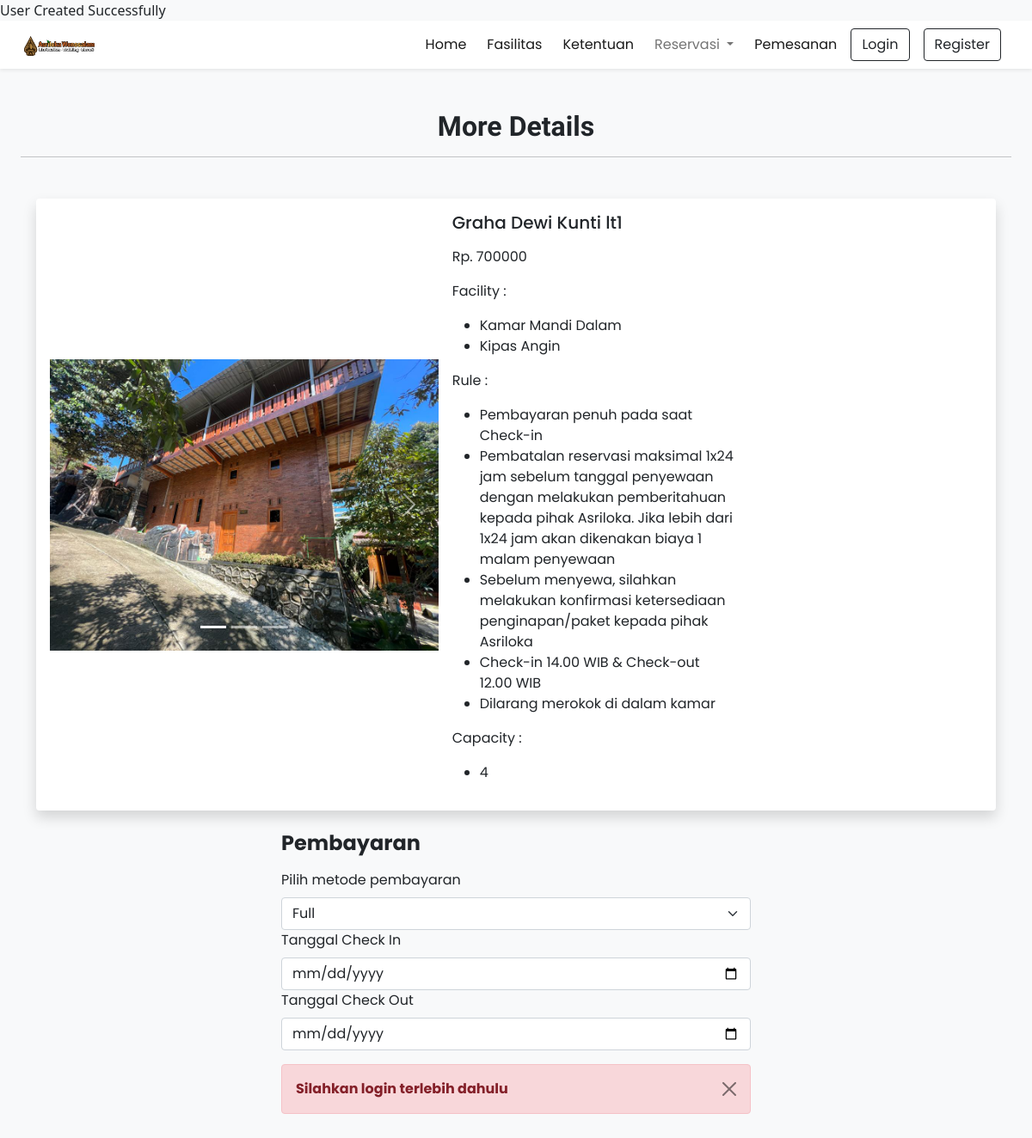
/details?type=room&id=73, run on the app's committed database.
### tables this page shows
CREATE TABLE `room` (
  `id` int(11) NOT NULL,
  `name` varchar(191) NOT NULL,
  `description` varchar(191) DEFAULT NULL,
  `price` double NOT NULL,
  `rating` double NOT NULL DEFAULT 0,
  `isReady` tinyint(1) NOT NULL DEFAULT 0,
  `picture` varchar(191) DEFAULT NULL
);

CREATE TABLE `picture` (
  `id` int(11) NOT NULL,
  `name` varchar(191) DEFAULT NULL
);

CREATE TABLE `facility` (
  `id` int(11) NOT NULL,
  `picture` varchar(191) NOT NULL,
  `name` varchar(191) NOT NULL,
  `description` varchar(191) NOT NULL,
  `isGeneral` tinyint(1) NOT NULL DEFAULT 1
);

CREATE TABLE `rule` (
  `id` int(11) NOT NULL,
  `isGeneral` tinyint(1) NOT NULL DEFAULT 1,
  `description` varchar(191) NOT NULL
);

CREATE TABLE `capacity` (
  `id` int(11) NOT NULL,
  `name` varchar(191) NOT NULL,
  `description` varchar(191) NOT NULL
);

### details.php (the view, shortened to what this page needs)
<!DOCTYPE html>
<html lang="en">
<head>
    <?php require('inc/links.php'); ?>
</head>
<body class="bg-light">
    <?php require('inc/header.php'); ?>
    <div class="my-5 px-4">
        <h2 class="fw-bold h-font text-center">More Details</h2>
        <hr>
    </div>
    <div class="container">
        <?php
        $type = '';
        $id = '';
        if (isset($_GET['type']) && isset($_GET['id'])) {
            $type = $_GET['type'];
            $id = $_GET['id'];
        }
        if ($type == 'room') {
            $sql = "SELECT * FROM room WHERE id = $id";
            $res = mysqli_query($conn, $sql);
            $room = mysqli_fetch_assoc($res);
            $sql = "SELECT f.* FROM facilityonroom fr
            JOIN facility f ON fr.facilityId = f.id
            WHERE fr.roomId = $id";
            $res = mysqli_query($conn, $sql);
            $facility = [];
            while ($row = mysqli_fetch_assoc($res)) {
                $facility[] = $row;
            }
            $sql = "SELECT p.* FROM pictureonroom pr
            JOIN picture p ON pr.pictureId = p.id
            WHERE pr.roomId = $id";
            $res = mysqli_query($conn, $sql);
            $picture = [];
            while ($row = mysqli_fetch_assoc($res)) {
                $picture[] = $row;
            }
            $sql = "SELECT r.* FROM ruleonroom rr
            JOIN rule r ON rr.ruleId = r.id
            WHERE rr.roomId = $id";
            $res = mysqli_query($conn, $sql);
            $rule = [];
            while ($row = mysqli_fetch_assoc($res)) {
                $rule[] = $row;
            }
            $sql = "SELECT c.* FROM capacityonroom cr
            JOIN capacity c ON cr.capacityId = c.id
            WHERE cr.roomId = $id";
            $res = mysqli_query($conn, $sql);
            $capacity = [];
            while ($row = mysqli_fetch_assoc($res)) {
                $capacity[] = $row;
            }
            $html = "<div class='card mb-4 border-0 shadow'>";
            $html .= "<div class='row g-0 p-3 align-items-center'>";
            $html .= "<div class='col-md-5 mb-lg-0 mb-md-0 mb-3'>";
            $html .= "<div id='carousel$room[id]' class='carousel slide'>";
            $html .= "<div class='carousel-indicators'>";
            for ($i = 0; $i < count($picture); $i++) {
                $html .= "<button type='button' data-bs-target='#carousel$room[id]' data-bs-slide-to='$i'";
                if ($i == 0) {
                    $html .= " class='active'";
                }
                $html .= " aria-label='Slide $i'></button>";
            }
            $html .= "</div>";
            $html .= "<div class='carousel-inner'>";
            foreach ($picture as $key => $value) {
                $html .= "<div class='carousel-item";
                if ($key == 0) {
                    $html .= " active";
                }
                $html .= "'>";
                $html .= "<img src='./assets/images/room/$value[name]' class='d-block w-100' alt='...'>";
                $html .= "</div>";
            }
            $html .= "</div>";
            $html .= "<button class='carousel-control-prev' type='button' data-bs-target='#carousel$room[id]' data-bs-slide='prev'>";
            $html .= "<span class='carousel-control-prev-icon' aria-hidden='true'></span>";
            $html .= "<span class='visually-hidden'>Previous</span>";
            $html .= "</button>";
            $html .= "<button class='carousel-control-next' type='button' data-bs-target='#carousel$room[id]' data-bs-slide='next'>";
            $html .= "<span class='carousel-control-next-icon' aria-hidden='true'></span>";
            $html .= "<span class='visually-hidden'>Next</span>";
            $html .= "</button>";
            $html .= "</div>";
            $html .= "</div>";
            $html .= "<div class='col-md-4 px-lg-3 px-md-3 px-0'>";
            $html .= "<h5 class='mb-3'>$room[name]</h5>";
            $html .= "<p class='mb-3'>$room[description]</p>";
            $html .= "<p class='mb-3'>Rp. $room[price]</p>";
            $html .= "<p class='mb-3'>Facility :</p>";
            $html .= "<ul class='mb-3'>";
            foreach ($facility as $key => $value) {
                $html .= "<li>$value[name]</li>";
            }
            $html .= "</ul>";
            $html .= "<p class='mb-3'>Rule :</p>";
            $html .= "<ul class='mb-3'>";
            foreach ($rule as $key => $value) {
                $html .= "<li>$value[description]</li>";
            }
            $html .= "</ul>";
            $html .= "<p class='mb-3'>Capacity :</p>";
            $html .= "<ul class='mb-3'>";
            foreach ($capacity as $key => $value) {
                $html .= "<li>$value[description]</li>";
            }
            $html .= "</ul>";
            $html .= "</div>";
            $html .= "</div>";
            $html .= "</div>";
            echo $html;
        }
        ?>
        <div class="row mt-4 mb-4">
            <div class="col-md-6 offset-md-3">
                <h4 class="fw-bold mb-3">Pembayaran</h4>
                <form method="POST" id="form_pembayaran">
                    <div class="mb-3">
                        <label for="payment_method" class="form-label">Pilih metode pembayaran</label>
                        <select class="form-select" id="tipe_pembayaran" name="tipe_pembayaran">
                            <option value="full">Full</option>
                        </select>
                        <label for="check_in" class="form-label">Tanggal Check In</label>
                        <input type="date" class="form-control" id="check_in" name="check_in" required>
                        <label for="check_out" class="form-label">Tanggal Check Out</label>
                        <input type="date" class="form-control" id="check_out" name="check_out" required>
                    </div>
                    <?php
                    if (isset($_SESSION['data']['id'])) {
                        echo '<button type="submit" class="btn btn-primary" data-bs-toggle="modal"
                        data-bs-target="#paymentModal">
                        Bayar</button>';
                    } else {
                        echo alert('danger', 'Silahkan login terlebih dahulu');
                    }
                    ?>
                </form>
            </div>
        </div>
</body>
</html>

### assets/css/common.css (style rules this page uses)
:root { --teal: #2ec1ac; --teal_hover: #279e8c; }
* { font-family: "Poppins", sans-serif; }
.h-font { font-family: "Merienda", cursive; }

### data on the page
picture: name (picture)
room: name "Graha Dewi Kunti lt1", price "700000"
facility: name "Kamar Mandi Dalam"
facility: name "Kipas Angin"
rule: description "Pembayaran penuh pada saat Check-in"
rule: description "Pembatalan reservasi maksimal 1x24 jam sebelum tanggal penyewaan dengan melakukan pemberitahuan kepada pihak Asriloka. Jika lebih dari 1x24 jam akan dikenakan biaya 1 malam penyewaan"
rule: description "Sebelum menyewa, silahkan melakukan konfirmasi ketersediaan penginapan/paket kepada pihak Asriloka"
rule: description "Check-in 14.00 WIB & Check-out 12.00 WIB"
rule: description "Dilarang merokok di dalam kamar"
capacity: description "4"

### other printed values
$msg "Silahkan login terlebih dahulu"
